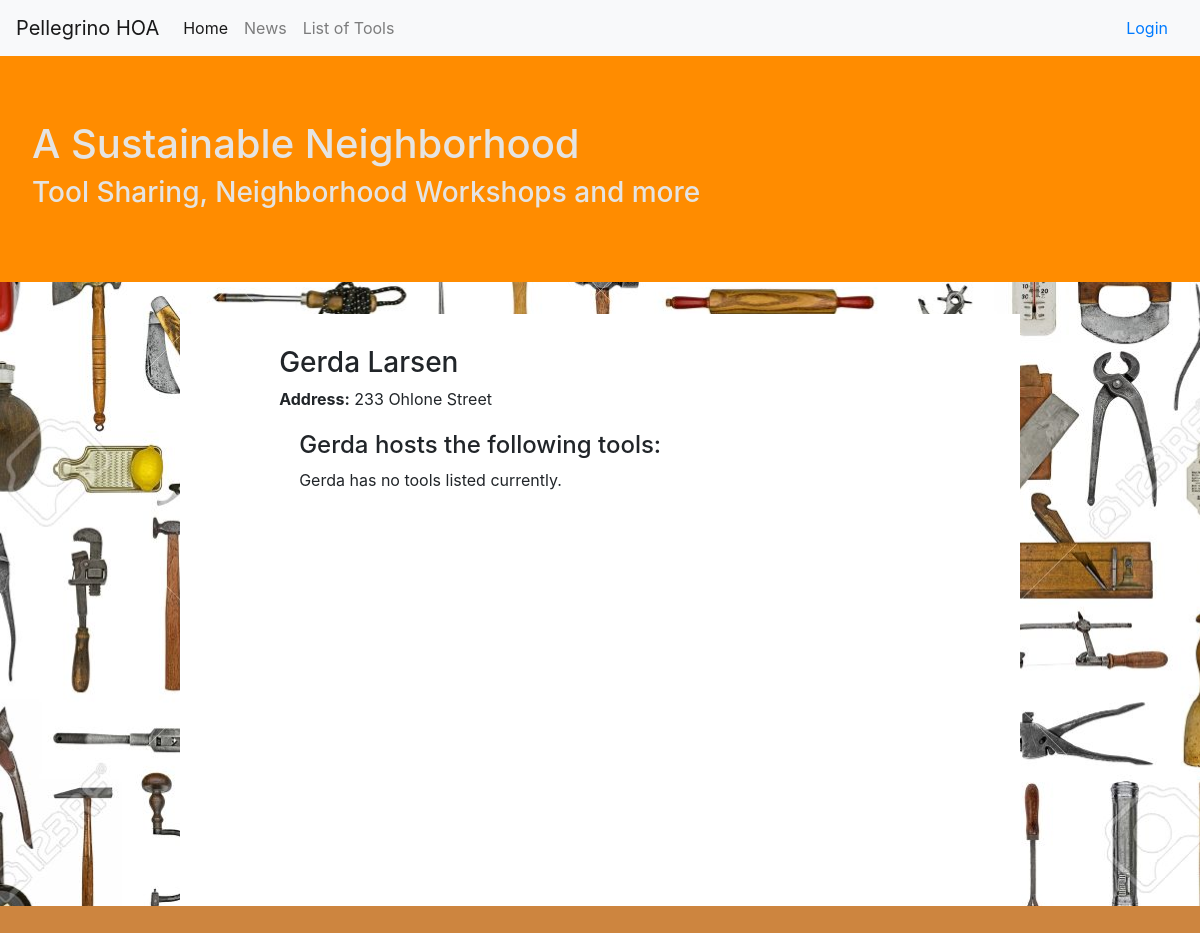
Before: /catalog/host/5 with the older database file.
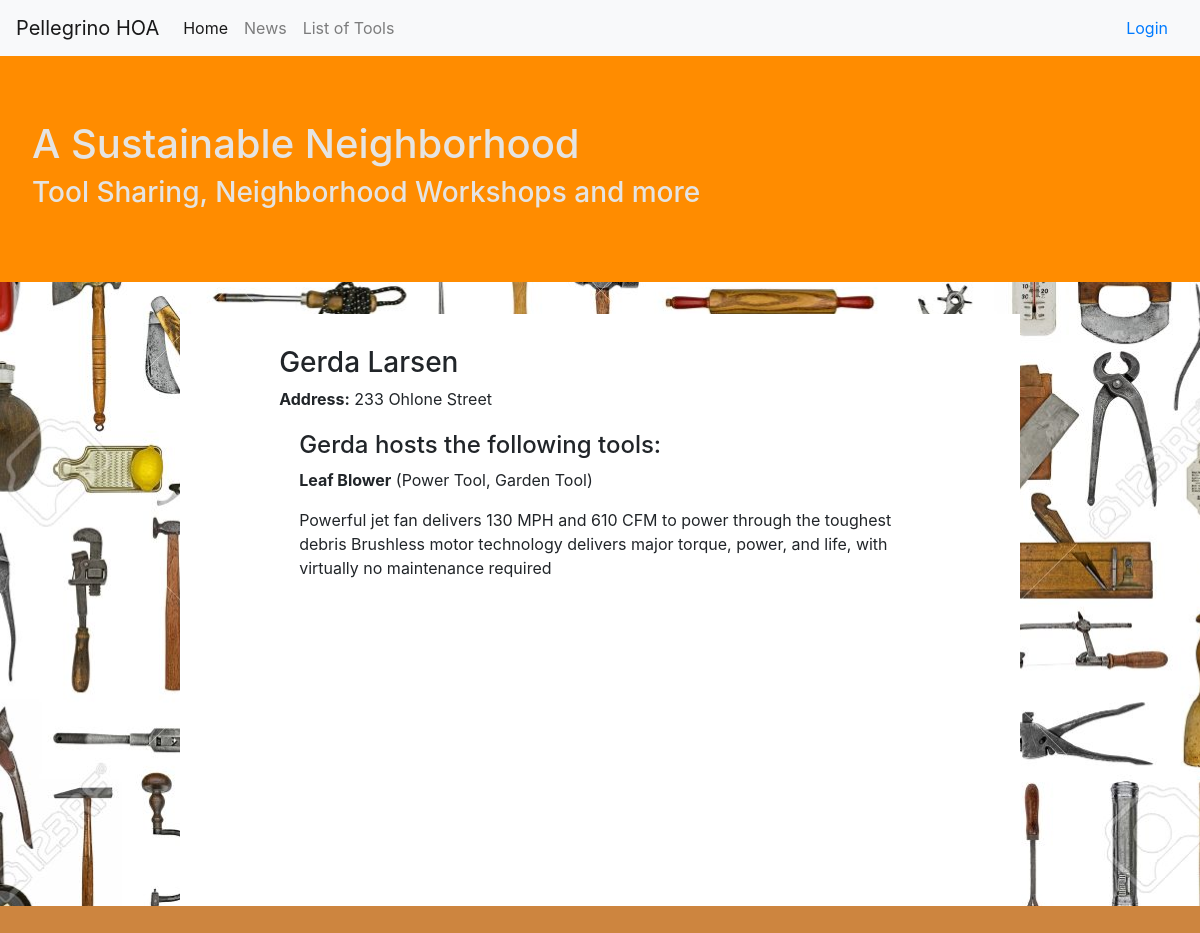
After: the same page with the newer database file.
### catalog/models.py (models this page shows, shortened)
class Host(models.Model):
    first_name = models.CharField(max_length=100)
    last_name = models.CharField(max_length=100)
    house_number = models.IntegerField('House Number')
    STREET = (
        ('r', 'Remmington Avenue'),
        ('o', 'Ohlone Street'),
        ('a', 'Asgaard Street'),
        ('d', 'Dales Lane'),
    )
    street = models.CharField(
        max_length=1,
        choices=STREET,
        blank=True,
        default='r',
        help_text='Host street',
    )
    class Meta:
        ordering = ['last_name', 'first_name']

class Tool(models.Model):
    tool = models.CharField(max_length=200)
    host = models.ForeignKey('Host', on_delete=models.SET_NULL, null=True)
    description = models.TextField(max_length=1000,
                                   help_text='Enter a brief description of the tool')
    tool_type = models.ManyToManyField(ToolType, help_text='Select a type for this tool')
    def display_tool_type(self):
        """Create a string for the ToolType.
        This is required to display genre in Admin."""
        return ', '.join(tool_type.name for tool_type in self.tool_type.all()[:3])
    display_tool_type.short_description = 'Tool Type'

class ToolType(models.Model):
    name = models.CharField(max_length=200,
                            help_text='Enter a tool type (e.g. Power Tool)')
    def __str__(self):
        return self.name

### catalog/views.py (the view, shortened to what this page needs)
# urls.py: path('host/<int:pk>', views.HostDetailView.as_view(), name='host-detail'),
class HostDetailView(generic.DetailView):
    model = Host

### catalog/templates/catalog/host_detail.html (shortened to what this page needs)
{% extends "base_generic.html" %}
{% block content %}
    <h3 >{{ host.first_name }} {{ host.last_name }}</h3>
    <p><strong>Address:</strong>
        {{ host.house_number }}
    {% if host.street == 'o' %}
        {{ "Ohlone Street" }}
    {% endif %}
    </p>
  <div style="margin-left:20px;margin-top:20px">
    <h4>{{ host.first_name }} hosts the following tools:</h4>
    {%  if host.tool_set.all %}
        {% for copy in host.tool_set.all %}
            <p><strong>{{ copy.tool }}</strong> ({{ copy.tool_type.all|join:", " }})</p>
              <p>{{ copy.description }}</p>
        {% endfor %}
  {% else %}
        <p>{{ host.first_name }} has no tools listed currently.</p>
  {% endif %}
  </div>
{% endblock %}

### catalog/templates/base_generic.html (shortened to what this page needs)
<!DOCTYPE html>
<html lang="en">
<head>
    <link rel="stylesheet" href="https://stackpath.bootstrapcdn.com/bootstrap/4.3.1/css/bootstrap.min.css">
    {% load static %}
    <link rel="stylesheet" href="{% static 'css/styles.css' %}">
</head>
    <body>
    <nav class="navbar navbar-expand-lg navbar-light bg-light">
        <a class="navbar-brand" href="{% url 'index' %}">Pellegrino HOA</a>
  <div class="collapse navbar-collapse" id="navbarSupportedContent">
    <ul class="navbar-nav mr-auto justify-content-end">
        <li class="nav-item active">
            <a class="nav-link" href="{% url 'index' %}">Home <span class="sr-only">(current)</span></a>
        </li>
        <li class="nav-item">
            <a class="nav-link" href="{% url 'news' %}">News</a>
        </li>
        <li class="nav-item">
            <a class="nav-link" href="{% url 'tools' %}">List of Tools</a>
        </li>
        </ul>
        {% if user.is_authenticated %}
            <li class="nav-item nav-link text-end">User: {{ user.get_username }}</li>
            <li class="nav-item"><a class="nav-link" href="{% url 'logout'%}?next={{request.path}}">Logout</a></li>
        {% else %}
            <li class="nav-item"><a class="nav-link" href="{% url 'login'%}?next={{request.path}}">Login</a></li>
        {% endif %}
  </div>
</nav>
        <div class="jumbotron">
            <h1>A Sustainable Neighborhood</h1>
            <h3>Tool Sharing, Neighborhood Workshops and more</h3>
        </div>
        <div class="container-fluid">
            <div class="row content justify-content-center">
                <div class="col-sm-10 main">
                    {% block content %}
                    {% endblock %}
                </div>
            </div>
      </div>
    </body>
</html>

### catalog/static/css/styles.css (style rules this page uses)
body { background-image: url("../images/toolcollage.jpeg"); background-color: #cccccc; background-position: center; background-size: cover; border-bottom: 3rem solid #cd853f; }
.jumbotron { background-color: darkorange; color: #E5E4E2; border-radius: 0; }
.container-fluid { background-color: white; margin: 0 auto; padding: 2rem; width: 70%; min-height:37rem; }
ul { margin-block-start: 0; }
.nav-item { list-style: none; }

Changed rows visible on the page:
shown differently, row unchanged: Host "Gerda": first_name "Gerda" → (not shown)
added Tool: tool "Leaf Blower", tool_type.all "Power Tool, Garden Tool", description "Powerful jet fan delivers 130 MPH and 610 CFM to power through the toughest debris Brushless motor technology delivers major torque, power, and life, with virtually no maintenance required"
Other visible differences:
text no longer shown: "has no tools listed currently."
